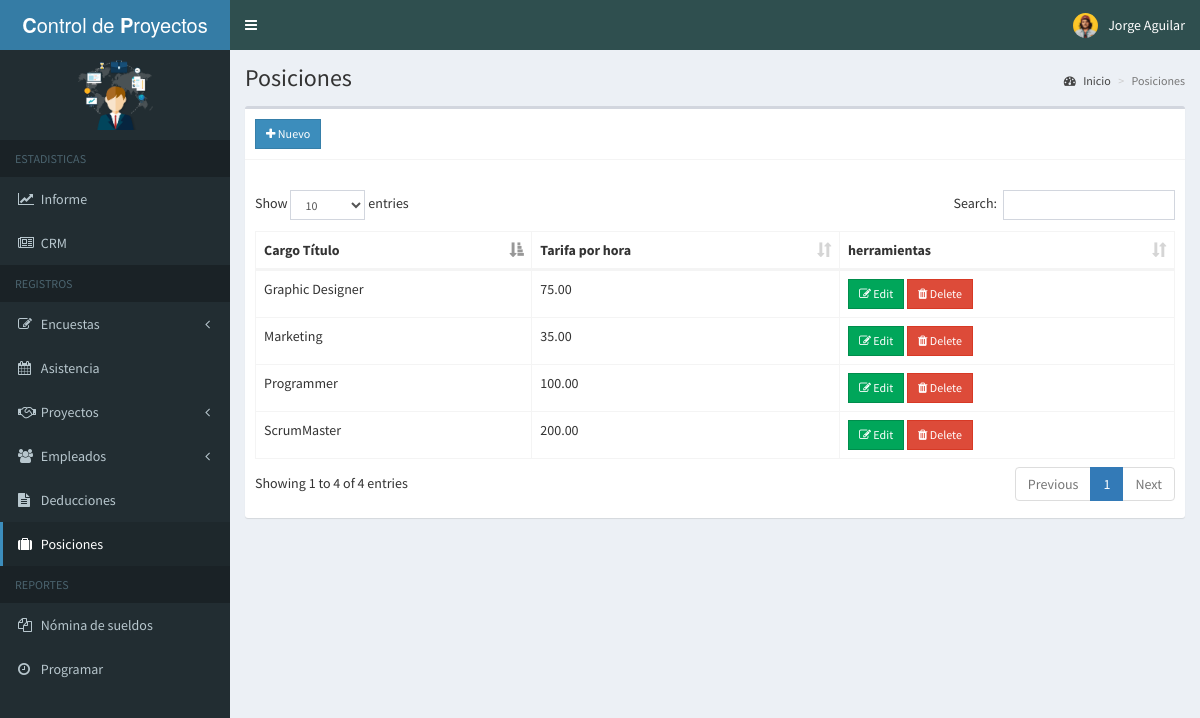
Screenshot of /sistema/admin/position.php (signed in) with the database file from the repository.
### tables this page shows
CREATE TABLE IF NOT EXISTS `position` (
  `id` int(11) NOT NULL AUTO_INCREMENT,
  `description` varchar(150) NOT NULL,
  `rate` double NOT NULL,
  PRIMARY KEY (`id`)
);

### sistema/admin/includes/session.php (called while the page is built, shortened)
<?php
	include 'includes/conn.php';
	$sql = "SELECT * FROM admin WHERE id = '".$_SESSION['admin']."'";
	$query = $conn->query($sql);
	$user = $query->fetch_assoc();
?>

### sistema/admin/position.php (the view, shortened to what this page needs)
<?php include 'includes/session.php'; ?>
<?php include 'includes/header.php'; ?>
<body class="hold-transition skin-blue sidebar-mini">
<div class="wrapper">
  <?php include 'includes/navbar.php'; ?>
  <?php include 'includes/menubar.php'; ?>
  <div class="content-wrapper">
    <section class="content-header">
      <h1>
        Posiciones
      </h1>
      <ol class="breadcrumb">
        <li><a href="#"><i class="fa fa-dashboard"></i> Inicio</a></li>
        <li class="active">Posiciones</li>
      </ol>
    </section>
    <section class="content">
      <div class="row">
        <div class="col-xs-12">
          <div class="box">
            <div class="box-header with-border">
              <a href="#addnew" data-toggle="modal" class="btn btn-primary btn-sm btn-flat"><i class="fa fa-plus"></i> Nuevo</a>
            </div>
            <div class="box-body">
              <table id="example1" class="table table-bordered">
                <thead>
                  <th> Cargo Título </th>
                   <th> Tarifa por hora </th>
                   <th> herramientas </th>
                </thead>
                <tbody>
                  <?php
                    $sql = "SELECT * FROM position";
                    $query = $conn->query($sql);
                    while($row = $query->fetch_assoc()){
                      echo "
                        <tr>
                          <td>".$row['description']."</td>
                          <td>".number_format($row['rate'], 2)."</td>
                          <td>
                            <button class='btn btn-success btn-sm edit btn-flat' data-id='".$row['id']."'><i class='fa fa-edit'></i> Edit</button>
                            <button class='btn btn-danger btn-sm delete btn-flat' data-id='".$row['id']."'><i class='fa fa-trash'></i> Delete</button>
                          </td>
                        </tr>
                      ";
                    }
                  ?>
                </tbody>
              </table>
            </div>
          </div>
        </div>
      </div>
    </section>
  </div>
</div>
</body>
</html>

### sistema/admin/includes/navbar.php (shortened to what this page needs)
<header class="main-header">
    <a href="home.php" class="logo">
      <span class="logo-lg"><b>C</b>ontrol de <b>P</b>royectos</span>
    </a>
    <nav class="navbar navbar-static-top">
      <a href="#" class="sidebar-toggle" data-toggle="push-menu" role="button">
      </a>
      <div class="navbar-custom-menu">
        <ul class="nav navbar-nav">
          <li class="dropdown user user-menu">
            <a href="#" class="dropdown-toggle" data-toggle="dropdown">
              <img src="<?php echo (!empty($user['photo'])) ? '../images/'.$user['photo'] : '../images/profile.jpg'; ?>" class="user-image" alt="User Image">
              <span class="hidden-xs"><?php echo $user['firstname'].' '.$user['lastname']; ?></span>
            </a>
          </li>
        </ul>
      </div>
    </nav>
  </header>

### rows the page displays
position: description "Programmer", rate "100.00"
position: description "Marketing", rate "35.00"
position: description "Graphic Designer", rate "75.00"
position: description "ScrumMaster", rate "200.00"

### other values shown
$user['firstname'] "Jorge"
$user['lastname'] "Aguilar"
